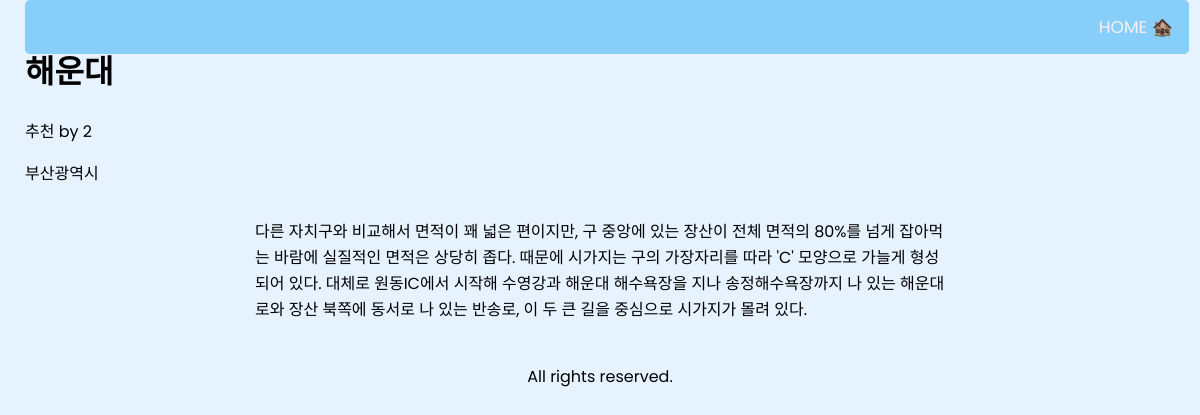
The page /view_post/1 on the database its author committed.
### app.py (models this page shows, shortened)
class TravelDestination(db.Model):
    id = db.Column(db.Integer, primary_key=True)
    user_id = db.Column(db.Integer, db.ForeignKey('user.id'), nullable=False)
    description = db.Column(db.Text, nullable=False)
    title = db.Column(db.String(100), nullable=False)
    location = db.Column(db.String(100), nullable=False)
    image_url = db.Column(db.String(10000), nullable=False)
    likes = db.Column(db.Integer, nullable=False)

### app.py (the view)
@app.route("/view_post/<int:id>")
def view_post(id):
    post = TravelDestination.query.get_or_404(id)
    return render_template('view_post.html', post=post)

### templates/view_post.html (shortened to what this page needs)
<!DOCTYPE html>
<html lang="en">
<head>
    <link rel="stylesheet" href="https://unpkg.com/mvp.css" />
    <link
      type="text/css"
      rel="stylesheet"
      href="{{ url_for('static', filename='stylesheets/post.css')}}"
    />
</head>
<body>
    <nav class="navbar">
      <a href="{{url_for('home')}}">HOME 🏚️</a>
    </nav>
    <header>
        <h1>{{post.title}}</h1>
        <div>
          <p>추천 by {{post.user_id}}</p>
          <p>{{post.location}}</p>
        </div>
      </header>
      <main>
        <div class="desc">
          <p>{{post.description}}</p>
        </div>
      </main>
      <footer class="footer">
        <p>All rights reserved.</p>
      </footer>
</body>
</html>

### static/stylesheets/post.css (style rules this page uses)
* { font-family: 'Poppins', sans-serif; box-sizing: border-box; }
body { height: 100%; margin: 0; padding: 25px; width: auto; background-color: #e6f3ff; }
.navbar { background-color: #87cefa; border-radius: 5px; position: fixed; top: 0; width: 97%; overflow: hidden; z-index: 1; }
.navbar a { float: right; display: block; color: #f2f2f2; text-align: center; padding: 14px 16px; text-decoration: none; font-size: 17px; }
.desc { display: flex; justify-content: center; }
.desc p { width: 60%; }
footer { text-align: center; padding: 10px; }

### rows shown on the page
TravelDestination: title "해운대", user_id "2", location "부산광역시", description "다른 자치구와 비교해서 면적이 꽤 넓은 편이지만, 구 중앙에 있는 장산이 전체 면적의 80%를 넘게 잡아먹는 바람에 실질적인 면적은 상당히 좁다. 때문에 시가지는 구의 가장자리를 따라 'C' 모양으로 가늘게 형성되어 있다. 대체로 원동IC에서 시작해 수영강과 해운대 해수욕장을 지나 송정해수욕장까지 나 있는 해운대로와 장산 북쪽에 동서로 나 있는 반송로, 이 두 큰 길을 중심으로 시가지가 몰려 있다."
